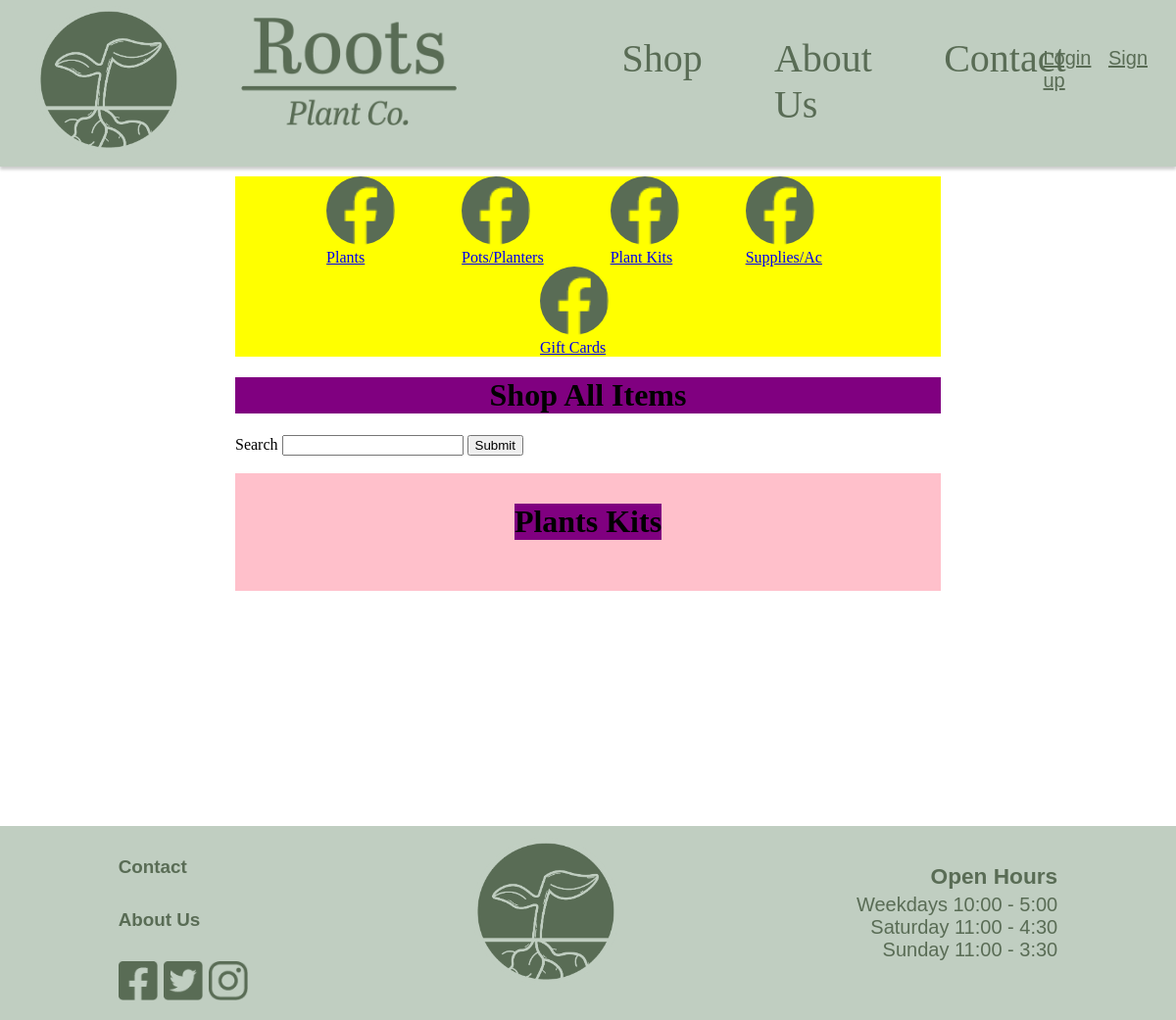
/shopPlantKits, run on an earlier commit of the app's database.
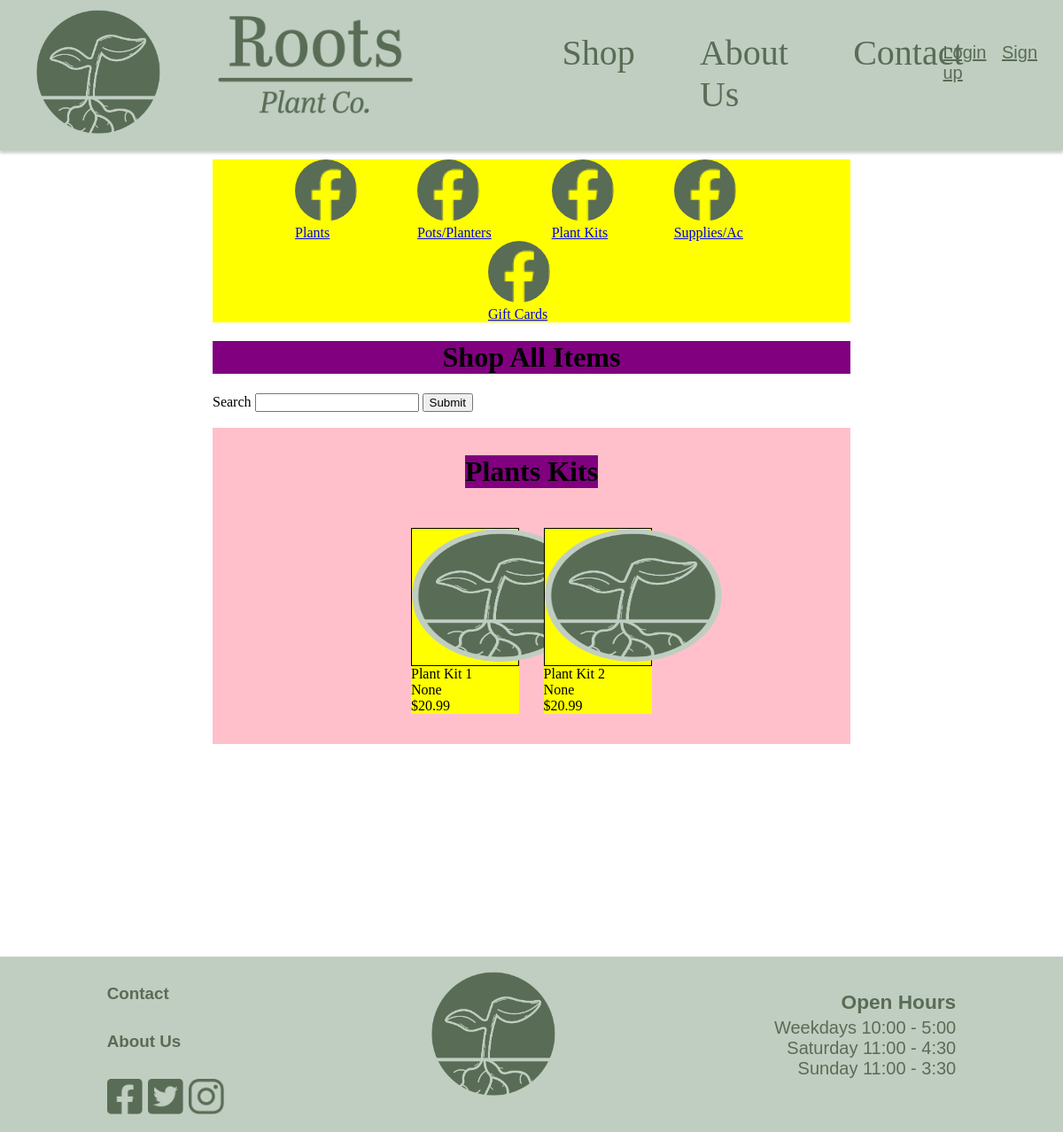
And on a later commit of the database.
### Website/models.py (models this page shows)
class ShopProducts(db.Model):
    __tablename__ = 'shopProducts'
    id = db.Column(db.Integer, primary_key=True)
    name = db.Column(db.String(150), nullable=False) #Is required
    summary = db.Column(db.String(500), nullable=True)
    description = db.Column(db.String(1000), nullable=True)
    price = db.Column(db.Integer, nullable=False) #Is required
    stock = db.Column(db.Integer, nullable=False) #Is required
    category = db.Column(db.String(150), nullable=False) #Is required
    subCategory = db.Column(db.String(150), nullable=True)
    subSubCategory = db.Column(db.String(150), nullable=True)
    imageUrl = db.Column(db.String(150), nullable=False) #Is required
    userId = db.Column(db.Integer, db.ForeignKey('user.id'))

### Website/views.py (the view)
@views.route('/shopPlantKits', methods=['GET', 'POST'])
def shopProductsPlantKits():
    form, products = getShopProducts()
    return render_template('shopPlantKits.html', user=current_user, products=products, form=form)

### Website/forms.py
class SearchForm(FlaskForm):
    search = StringField('Search')
    submit = SubmitField('Submit')

### Website/views.py (called while the page is built)
def getShopProducts():
    form = SearchForm()
    products = []
    if request.method == 'POST':
        if form.validate_on_submit():
            search_term = form.search.data
        if not search_term:
            flash('Please enter a search term', category='error')
        else:
            search_term = search_term.strip()
            search_words = search_term.split()
            products = ShopProducts.query.filter(
                (ShopProducts.name.contains(search_term)) |
                (ShopProducts.category.contains(search_term)) |
                (ShopProducts.summary.contains(search_term)) |
                db.or_(*[ShopProducts.description.contains(word) for word in search_words])
            ).all()
            if not products:
                flash('No products found', category='error')
    else:
        products = ShopProducts.query.all()
    return form, products

### Website/templates/shopPlantKits.html (shortened to what this page needs)
{% extends "shop.html" %}
{% block productDisplay %}
<h1 class="title">Plants Kits</h1>
    <div class="flexContainer">
        {% for product in products %}
        {% if product.category == "PlantKits" %}
        <div class="flexBox">
            <div class="productImage">
                <img src="{{ url_for('static', filename='img/' + product.imageUrl) }}" width="200" height="150" alt="Plant image">
            </div>
            <div class="productName">
                {{ product.name }}
            </div>
            <div class="productSummary">
                {{ product.summary }}
            </div>
            <div class="productPrice">
                ${{ product.price }}
            </div>
        </div>
        {% endif %}
        {% endfor %}
    </div>
</div>
{% endblock %}

What changed in the data, as far as the page shows it:
now on this page (row edited): ShopProducts: imageUrl (picture), name "Plant Kit 1", summary "None", price "20.99"
now on this page (row edited): ShopProducts: imageUrl (picture), name "Plant Kit 2", summary "None", price "20.99"
